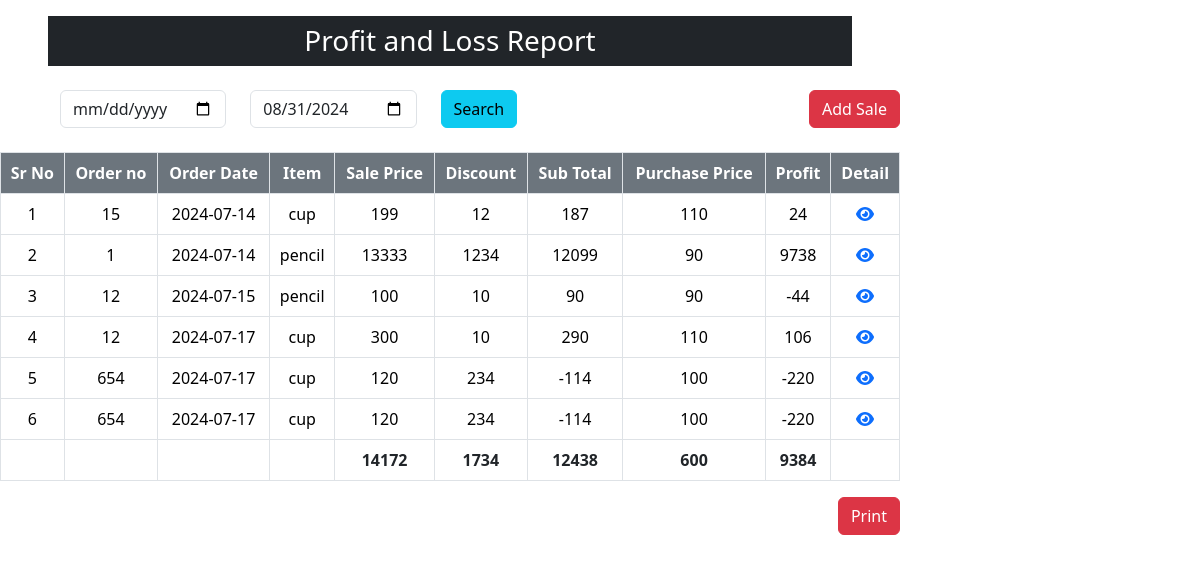
Page /admin/manageprofit.php on the committed database.
### tables this page shows
CREATE TABLE `add_sale` (
  `id` int(11) NOT NULL,
  `storename` int(11) NOT NULL,
  `name` varchar(255) NOT NULL,
  `phone_no` int(11) NOT NULL,
  `city` text NOT NULL,
  `order_type` varchar(255) NOT NULL,
  `order_no` int(11) NOT NULL,
  `item_id` int(11) NOT NULL,
  `price` int(11) NOT NULL,
  `tracking_id` int(11) NOT NULL,
  `order_date` date NOT NULL,
  `discount` float NOT NULL,
  `shipping` int(11) NOT NULL,
  `free_shipping` varchar(255) NOT NULL,
  `cate_id` int(11) NOT NULL
);

CREATE TABLE `addproduct` (
  `id` int(11) NOT NULL,
  `productname` varchar(255) NOT NULL,
  `product_sku` int(11) NOT NULL,
  `product_price` int(11) NOT NULL,
  `product_sale_price` int(11) NOT NULL,
  `category` int(11) NOT NULL,
  `image` blob NOT NULL,
  `status` text NOT NULL
);

### admin/manageprofit.php (the view, shortened to what this page needs)
<?php
include('./include/header.php');
include('../connection.php');
$totalsell = 0;
$totaldisc = 0;
$subtotal = 0;
$totalpprice = 0;
$totalprofit = 0;
?>
<div class="col-sm-9">
    <?php
    echo '<div class="mt-3 mx-5 text-center">';
    echo '<h3 class="bg-dark text-white p-2">Profit and Loss Report</h3>';
    echo '</div>';
    ?>
    <div class="mt-4">
        <a href="dash.php?addsale" class="btn btn-danger text-white float-end no-print">Add Sale</a>
    </div>
    <form method="POST" action="">
        <div class="row mt-3 mx-5">
            <div class="form-group col-md-3">
                <input type="date" class="form-control" name="date1" id="date1" value="" placeholder="Enter the Date1">
            </div>
            <div class="form-group col-md-3">
                <?php
                $currentDate = date('Y-m-d');
                echo '<input type="date" class="form-control" name="date2" id="date2" value="' . $currentDate . '" placeholder="Enter the Date2" required>';
                ?>
            </div>
            <div class="form-group col-md-3">
                <button class="btn btn-info text-bold" type="submit" name="view1">Search</button>
            </div>
        </div>
    </form>
    <?php
    echo '<thead>';
    echo '<table class="table table-bordered mt-4">';
    echo '<tr class="text-center text-white bg-secondary">';
    echo '<th class="bg-secondary text-white" scope="col">Sr No</th>';
    echo '<th class="bg-secondary text-white" scope="col">Order no</th>';
    echo '<th class="bg-secondary text-white" scope="col">Order Date</th>';
    echo '<th class="bg-secondary text-white" scope="col">Item</th>';
    echo '<th class="bg-secondary text-white" scope="col">Sale Price</th>';
    echo '<th class="bg-secondary text-white" scope="col">Discount</th>';
    echo '<th class="bg-secondary text-white" scope="col">Sub Total</th>';
    echo '<th class="bg-secondary text-white" scope="col">Purchase Price</th>';
    echo '<th class="bg-secondary text-white" scope="col">Profit</th>';
    echo '<th class="bg-secondary text-white" scope="col">Detail</th>';
    echo '</tr>';
    echo '</thead>';
    echo '<tbody>';
    if (isset($res)) {
        if ($res->num_rows > 0) {
            $id = 0;
            while ($row = $res->fetch_assoc()) {
                $id++;
                $sell = $row['price'];
                $disc = $row['discount'];
                $category = $row['cate_id'];
                $shipping = $row['shipping'];
                $vat = 16;
                $sell1 = 0;
                $totalsell += $sell;
                $totaldisc += $disc;
                $subt = $row['price'] - $row['discount'];
                $subtotal += $subt;
                $pprice = $row['product_price'];
                $totalpprice += $pprice;
                $package = 0;
                if ($sell <= 1000) {
                    $package = 7;
                } else if ($sell > 1000 && $sell < 2000) {
                    $package = 10;
                } else if ($sell > 2000) {
                    $package = 50;
                }
                $package_on_vat = $package * $vat / 100;
                $total_package = $package + $package_on_vat;
                $ship = 0;
                $netSell = $sell - $disc;
                $commissionWithoutVAT = round(($category) * $netSell / 100);
                $vatOnCommission = round(($commissionWithoutVAT) * $vat / 100);
                $totalCommission = round($commissionWithoutVAT + $vatOnCommission);
                $payment_handling_without_vat = round($netSell * 1.75 / 100);
                $payment_handling_vat = $payment_handling_without_vat * 0.16;
                $total_TH = round($payment_handling_without_vat + $payment_handling_vat);
                $ship = $row['free_shipping'] ? $disc + $row['shipping'] : $disc;
                $shipping_payment = 0;
                $vat_on_ship = round($row['shipping'] * ($vat / 100));
                $total_deduction = round($totalCommission + $total_TH + $vat_on_ship + $total_package);
                $final_payout = round($netSell - $total_deduction);
                $profit = ($final_payout - $row['product_price']);
                $totalprofit += $profit;
                echo '<tr class="text-center">';
                echo '<td>' . htmlspecialchars($id) . '</td>';
                echo '<td>' . htmlspecialchars($row['order_no']) . '</td>';
                echo '<td>' . htmlspecialchars($row['order_date']) . '</td>';
                echo '<td>' . htmlspecialchars($row['productname']) . '</td>';
                echo '<td>' . htmlspecialchars($row['price']) . '</td>';
                echo '<td>' . htmlspecialchars($row['discount']) . '</td>';
                echo '<td>' . htmlspecialchars($row['price'] - $row['discount']) . '</td>';
                echo '<td>' . htmlspecialchars($row['product_price']) . '</td>';
                echo '<td>' . htmlspecialchars($profit) . '</td>';
                echo '<td class="no-print"><a href="new.php?id=' . $row['id'] . '"><i class="fas fa-eye"></i></a></td>';
                echo '</tr>';
            }
            echo '<tr class="text-center text-dark">';
            echo '<th class=" text-dark" scope="col"></th>';
            echo '<th class=" text-dark" scope="col"></th>';
            echo '<th class=" text-dark" scope="col"></th>';
            echo '<th class=" text-dark" scope="col"></th>';
            echo '<th class=" text-dark" scope="col">' . $totalsell . '</th>';
            echo '<th class=" text-dark" scope="col">' . $totaldisc . '</th>';
            echo '<th class=" text-dark" scope="col">' . $subtotal . '</th>';
            echo '<th class=" text-dark" scope="col">' . $totalpprice . '</th>';
            echo '<th class=" text-dark" scope="col">'.$totalprofit.'</th>';
            echo '<th class=" text-dark" scope="col"></th>';
            echo '</tr>';
        } else {
            echo '<tr>
                            <td colspan="7">No data found.</td>
                        </tr>';
        }
    } else {
        $sql = "SELECT
        a.id
        ,a.order_no
        ,a.order_date
        ,b.productname
        ,a.price
        ,a.discount
        ,a.cate_id
        ,a.shipping
        ,a.free_shipping
        ,a.price - a.discount
        ,b.product_price
        FROM add_sale a
        LEFT JOIN addproduct b
        ON a.item_id = b.id";
        $res = $con->query($sql);
        if ($res === false) {
            echo "Error: " . $con->error;
        } elseif ($res->num_rows > 0) {
            $id = 0;
            while ($row = $res->fetch_assoc()) {
                $id++;
                $sell = $row['price'];
                $disc = $row['discount'];
                $category = $row['cate_id'];
                $vat = 16;
                $totalsell += $sell;
                $totaldisc += $disc;
                $subt = $row['price'] - $row['discount'];
                $subtotal += $subt;
                $pprice = $row['product_price'];
                $totalpprice += $pprice;
                $package = 0;
                if ($sell <= 1000) {
                    $package = 7;
                } else if ($sell > 1000 && $sell < 2000) {
                    $package = 10;
                } else if ($sell > 2000) {
                    $package = 50;
                }
                $package_on_vat = $package * $vat / 100;
                $total_package = $package + $package_on_vat;
                $netSell = $sell - $disc;
                $commissionWithoutVAT = round(($category) * $netSell / 100);
                $vatOnCommission = round(($commissionWithoutVAT) * $vat / 100);
                $totalCommission = round($commissionWithoutVAT + $vatOnCommission);
                $payment_handling_without_vat = round($netSell * 1.75 / 100);
                $payment_handling_vat = $payment_handling_without_vat * 0.16;
                $total_TH = round($payment_handling_without_vat + $payment_handling_vat);
                $vat_on_ship = round($row['shipping'] * ($vat / 100));
                $total_deduction = round($totalCommission + $total_TH + $vat_on_ship + $total_package);
                $final_payout = round($netSell - $total_deduction);
                $profit = ($final_payout - $row['product_price']);
                $totalprofit += $profit;
                echo '<tr class="text-center">';
                echo '<td>' . htmlspecialchars($id) . '</td>';
                echo '<td>' . htmlspecialchars($row['order_no']) . '</td>';
                echo '<td>' . htmlspecialchars($row['order_date']) . '</td>';
                echo '<td>' . htmlspecialchars($row['productname']) . '</td>';
                echo '<td>' . htmlspecialchars($row['price']) . '</td>';
                echo '<td>' . htmlspecialchars($row['discount']) . '</td>';
                echo '<td>' . htmlspecialchars($row['price'] - $row['discount']) . '</td>';
                echo '<td>' . htmlspecialchars($row['product_price']) . '</td>';
                echo '<td>' . htmlspecialchars($profit) . '</td>';
                echo '<td class="no-print"><a href="new.php?id=' . $row['id'] . '"><i class="fas fa-eye"></i></a></td>';
                echo '</tr>';
            }
            echo '<tr class="text-center text-dark">';
            echo '<th class=" text-dark" scope="col"></th>';
            echo '<th class=" text-dark" scope="col"></th>';
            echo '<th class=" text-dark" scope="col"></th>';
            echo '<th class=" text-dark" scope="col"></th>';
            echo '<th class=" text-dark" scope="col">' . $totalsell . '</th>';
            echo '<th class=" text-dark" scope="col">' . $totaldisc . '</th>';
            echo '<th class=" text-dark" scope="col">' . $subtotal . '</th>';
            echo '<th class=" text-dark" scope="col">' . $totalpprice . '</th>';
            echo '<th class=" text-dark" scope="col">'.$totalprofit.'</th>';
            echo '<th class=" text-dark" scope="col"></th>';
            echo '</tr>';
        } else {
            echo '<tr>
                            <td colspan="7">No data found.</td>
                        </tr>';
        }
    }
    echo '</tbody>';
    echo '<div>';
    echo '<button onclick="window.print();" class="no-print btn btn-danger float-end">Print</button>';
    echo '</div>';
    include('./include/footer.php');

### rows in the picture
add_sale: order_no "15", order_date "2024-07-14", item.productname "cup", price "199", discount "12", $row['price'] - $row['discount'] "187", item.product_price "110", profit "24"
add_sale: order_no "1", order_date "2024-07-14", item.productname "pencil", price "13333", discount "1234", $row['price'] - $row['discount'] "12099", item.product_price "90", profit "9738"
add_sale: order_no "12", order_date "2024-07-15", item.productname "pencil", price "100", discount "10", $row['price'] - $row['discount'] "90", item.product_price "90", profit "-44"
add_sale: order_no "12", order_date "2024-07-17", item.productname "cup", price "300", discount "10", $row['price'] - $row['discount'] "290", item.product_price "110", profit "106"
add_sale: order_no "654", order_date "2024-07-17", item.productname "cup", price "120", discount "234", $row['price'] - $row['discount'] "-114", item.product_price "100", profit "-220"
add_sale: order_no "654", order_date "2024-07-17", item.productname "cup", price "120", discount "234", $row['price'] - $row['discount'] "-114", item.product_price "100", profit "-220"

### other values in the picture
$totalsell "14172"
$totaldisc "1734"
$subtotal "12438"
$totalpprice "600"
$totalprofit "9384"
